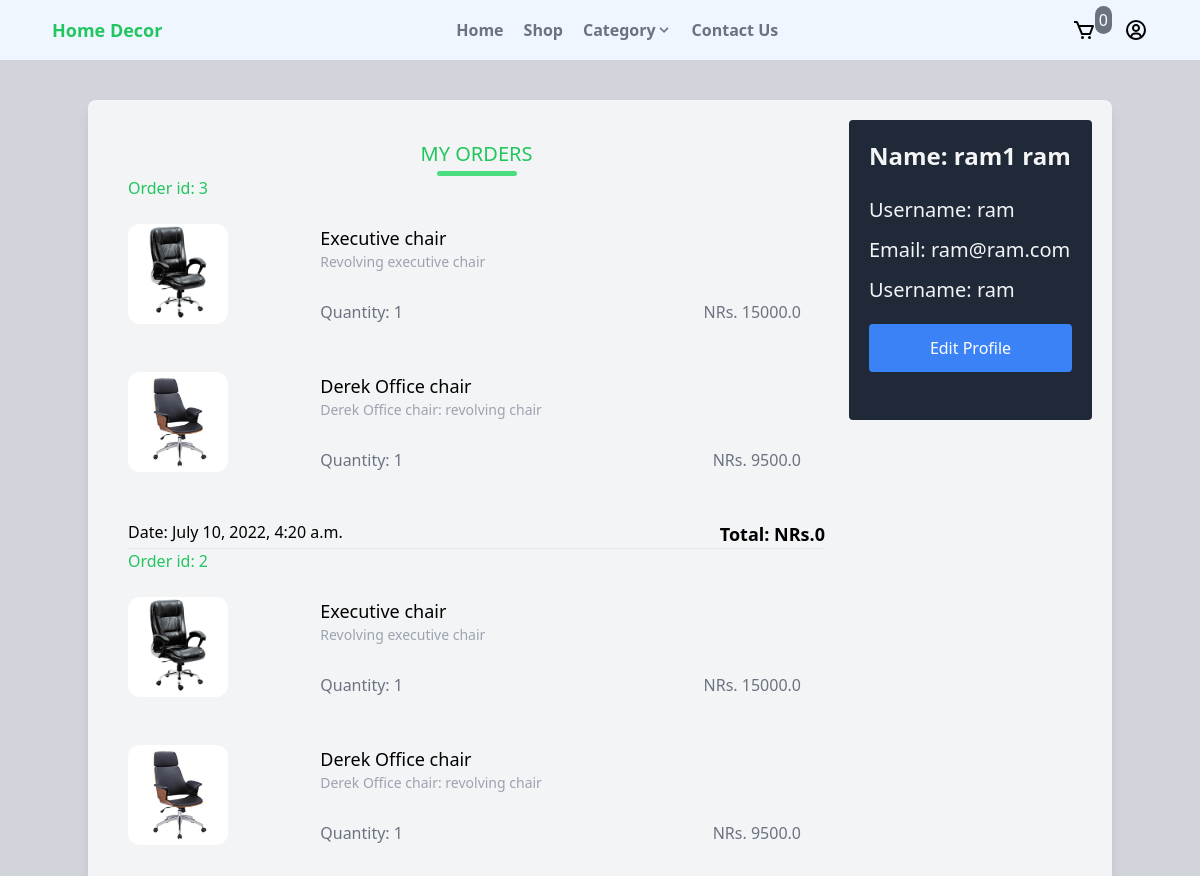
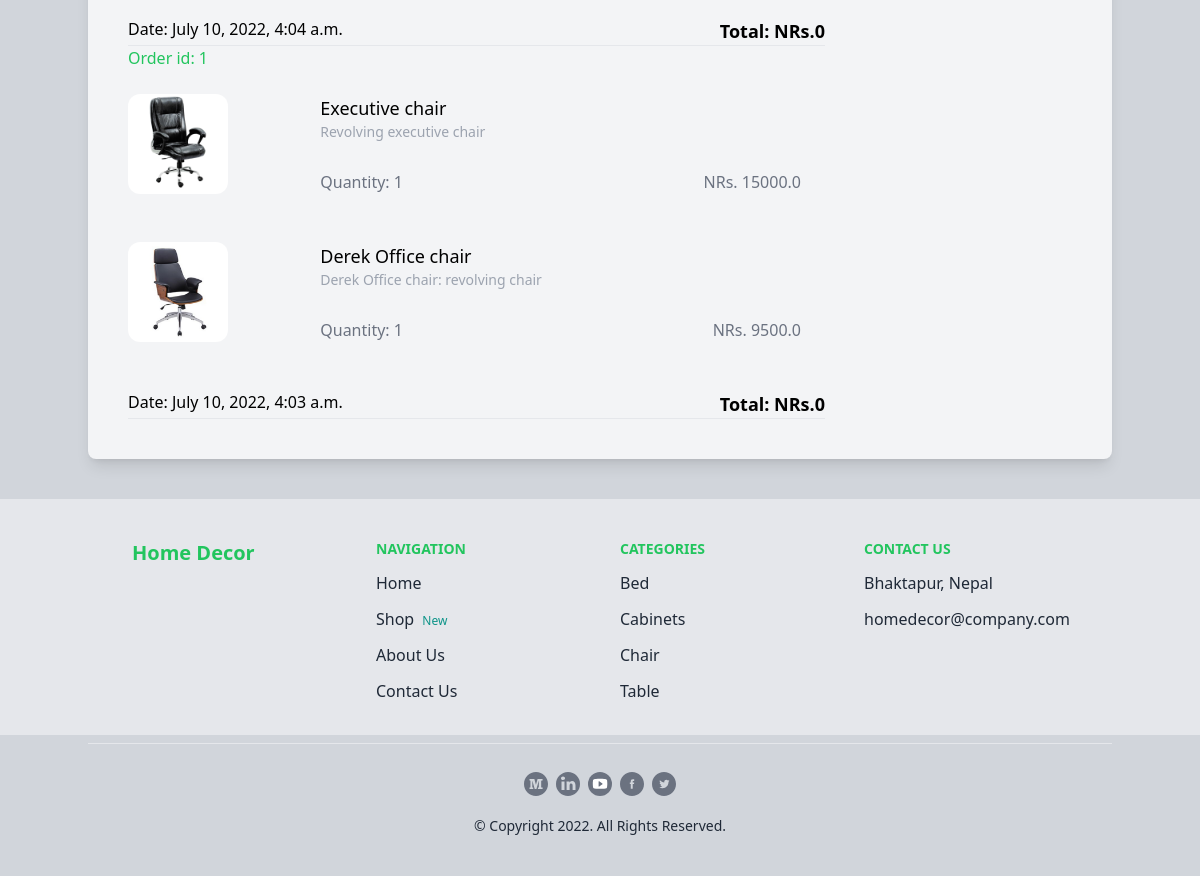
Screenshot of /profile/ (signed in) with the database file from the repository (2 pictures, top to bottom).
### order/models.py (models this page shows, shortened)
class Order(models.Model):
    user = models.ForeignKey(User,related_name='orders',on_delete=models.CASCADE,blank=True,null=True)
    first_name = models.CharField(max_length=255)
    last_name = models.CharField(max_length=255)
    email = models.EmailField()
    address = models.CharField(max_length=255)
    zipcode = models.CharField(max_length=255)
    place = models.CharField(max_length=255)
    phone = models.CharField(max_length=50)
    created_at = models.DateTimeField(auto_now_add=True)
    paid = models.BooleanField(default=False)
    paid_amount = models.FloatField(blank=True, null=True)
    status = models.CharField(max_length=20, choices=STATUS_CHOICES, default="ORDERED")
    class Meta:
        ordering = ('-created_at',)
    def get_total_price(self):
        if self.paid_amount:
            return self.paid_amount
        return 0

class OrderItem(models.Model):
    order = models.ForeignKey(Order, related_name="items",on_delete=models.CASCADE)
    product = models.ForeignKey(Product,related_name="items",on_delete=models.CASCADE)
    price = models.FloatField()
    quantity = models.IntegerField(default=1)

### product/models.py (models this page shows, shortened)
class Product(models.Model):
    category = models.ForeignKey(Category,related_name="products",on_delete=models.CASCADE)
    name = models.CharField(max_length=255)
    slug = models.SlugField()
    description =models.TextField(blank=True,null=True)
    price = models.FloatField()
    created_at = models.DateTimeField(auto_now_add=True)
    image = models.ImageField(upload_to="products",blank=True, null=True)
    thumbnail = models.ImageField(upload_to="products/thumbnails", blank=True, null=True)
    labels = models.CharField(choices=LABEL_CHOICES,max_length=1)
    class Meta:
        ordering = ('-created_at',)
    """
        def get_thumbnail(self):
        if self.thumbnail:
            return self.thumbnail.url
        else:
            if self.image:
                self.thumbnail = self.make_thumbnail(self.image)
                self.save()
            else:
                return 'https://via.placeholder.com/240x20x.jpg'

    def make_thumnail(self, image, size=(300,300)):
        img = Image.open(image)
        img.convert("RGB")
        img.thumbnail(size)

        thumb_io =BytesIO()
        img.save(thumb_io, "JPEG", qualtiy=85)

        thumbnail = File(thumb_io, name=image.name)
        return thumbnail
    """

class Category(models.Model):
    name = models.CharField(max_length=255)
    slug = models.SlugField()
    image = models.ImageField(upload_to="category")
    class Meta:
        ordering = ('name',)
        verbose_name_plural = 'categories'

### customer/views.py (the view)
# urls.py: path('profile/', profile, name='profile'),
@login_required
def profile(request):
    categories = Category.objects.all()
    return render(request,'customer/profile.html',{'categories':categories})

### cart/cart.py (called while the page is built)
    def __len__(self):
        return sum(item['quantity'] for item in self.cart.values())

### cart/context_processors.py (called while the page is built)
def cart(request):
    return {'cart': Cart(request)}

### templates/customer/profile.html (shortened to what this page needs)
{% extends 'core/base.html' %}
{% block content %}
<div class=" bg-gray-300">
    <div class="py-10">
        <div class="max-w-md mx-auto bg-gray-100 shadow-lg rounded-lg  md:max-w-5xl">
            <div class="md:flex">
                <div class="w-full p-4 px-5 py-5">
                    <div class="md:grid md:grid-cols-4 gap-1 ">
                        <div class="col-span-3 p-5">
                            <h1 class="text-xl font-medium uppercase title relative pb-2 text-green-500 text-center">My Orders</h1>
                            {% for order in request.user.orders.all %}
                                <div class="mb-6 flex justify-between">
                                    <a href="#"  class=" text-green-500">Order id: {{ order.id }}</a>
                                </div>
                                {% for item in order.items.all %}
                                <div class="product mb-6 flex pr-6 mt-1">
                                    <a href="#" class="w-1/4">
                                        <img class="hover:shadow-lg rounded-xl" src="{{ item.product.image.url}}" width="100px" height="100px">
                                    </a>
                                    <div class="w-3/4 pl-6">
                                        <div class="flex flex-col">
                                            <a href="#" class="text-lg">{{ item.product.name }}</a>
                                            <p class="text-sm text-gray-400">{{ item.product.description }}</p>
                                        </div>
                                        <div class="mt-6 flex justify-between">
                                            <p class="mb-6 pt-1 text-gray-500">Quantity: {{ item.quantity }}</p>
                                            <p class="mb-6 pt-1 text-gray-500">NRs. {{ item.product.price }}</p>
                                        </div>
                                    </div>
                                </div>
                                {% endfor %}
                                <div class="mt-1 w-full flex flex-wrap justify-between">
                                    <p class="text-xlg">Date: {{ order.created_at }}</p>
                                    <p class="text-lg font-bold">Total: NRs.{{ order.get_total_price }} </p>
                                </div>
                                <hr>
                            {% endfor %}
                        </div>
                        <div class=" p-5 bg-gray-800 rounded overflow-visible h-[300px] sticky-top">
                            <span class="text-2xl font-bold text-gray-100 block pb-3">Name: {{ request.user.get_full_name }}</span>
                            <span class="mt-3 text-xl font-medium text-gray-100 block">Username: {{ request.user.username}}</span>
                            <span class="mt-3 text-xl font-medium text-gray-100 block">Email: {{ request.user.email}}</span>
                            <span class="mt-3 text-xl font-medium text-gray-100 block">Username: {{ request.user.username}}</span>
                            <button
                                class="mt-5 h-12 w-full bg-blue-500 rounded focus:outline-none text-white hover:bg-blue-600">
                                <a href="{% url 'edit_profile' %}">Edit Profile</a>
                            </button>
                        </div>
                    </div>
                </div>
            </div>
        </div>
    </div>
</div>
{% endblock %}

### templates/core/base.html (shortened to what this page needs)
{% load static %}
<!DOCTYPE html>
<html lang="en">
<head>
    <link rel="stylesheet" href="{% static 'css/output.css' %}">
    <link rel="stylesheet" href="{% static 'css/script.css' %}">
    <script src="https://cdn.tailwindcss.com"></script>
</head>
<body>
    <header>
        <nav class="bg-blue-50 shadow-lg">
          <div class="max-w-6xl mx-auto px-5">
            <div class="flex justify-between">
              <div class="flex space-x-8">
                <div class="flex items-center">
                  <a href="/" class="flex items-center py-4 px-2">
                    <span class="font-semibold text-green-500 text-lg">Home Decor</span>
                  </a>
                </div>
              </div>
              <ul class="hidden md:flex items-center space-x-1">
                <li><a href="/" class="navbar-item">Home</a></li>
                <li><a href="{% url 'shop' %}" class="navbar-item">Shop</a></li>
                <li>
                  <div class="group inline-block relative">
                    <button class="navbar-item flex items-center">
                      <span>Category</span>
                      <span><svg class="fill-current h-4 w-4" xmlns="http://www.w3.org/2000/svg" viewBox="0 0 20 20">
                          <path d="M9.293 12.95l.707.707L15.657 8l-1.414-1.414L10 10.828 5.757 6.586 4.343 8z" />
                        </svg></span>
                    </button>
                  </div>
                </li>
                <li><a href="{% url 'contact' %}" class="navbar-item">Contact Us</a></li>
              </ul>
              <ul class="flex items-center space-x-3">
                <li
                    class="relative py-2 px-2 font-medium text-gray-500 rounded-3xl hover:bg-green-500 hover:text-white transition duration-300"
                    hx-get="{% url 'hx_menu_cart' %}"
                    hx-trigger = "update-menu-cart from:body"
                    hx-swap="innerHTML"
                >
                  {% include 'cart/menu_cart.html' %}
                </li>
                {% if user.is_authenticated %}
                <li
                    class="group inline-block relative py-2 px-2 font-medium text-gray-500 rounded-3xl hover:bg-green-500 hover:text-white transition duration-300">
                    <a href="" class="">
                    </a>
                </li>
                {% endif %}
              </ul>
            </div>
          </div>
        </nav>
      </header>
    <main>
        {% block content %}
        {% endblock %}
    </main>
<footer>
    <div class="bg-gray-200 pt-5">
      <div class="max-w-screen-lg px-4 sm:px-6 text-gray-800 sm:grid md:grid-cols-4 sm:grid-cols-2 mx-auto">
        <div class="p-5">
          <h3 class="font-bold text-xl text-green-500">Home Decor</h3>
        </div>
         <div class="p-5">
            <div class="text-sm uppercase text-green-500 font-bold">Navigation</div>
            <a class="my-3 block hover:translate-x-2 hover:font-semibold  hover:text-green-500 duration-100" href="/">Home</a>
            <a class="my-3 block hover:translate-x-2 hover:font-semibold  hover:text-green-500 duration-100" href="{% url 'shop' %}">Shop <span class="text-teal-600 text-xs p-1">New</span></a>
            <a class="my-3 block hover:translate-x-2 hover:font-semibold  hover:text-green-500 duration-100" href="/#">About Us</a>
            <a class="my-3 block hover:translate-x-2 hover:font-semibold  hover:text-green-500 duration-100" href="/#">Contact Us</a>
         </div>
         <div class="p-5">
            <div class="text-sm uppercase text-green-500 font-bold">Categories</div>
             {% for cat in categories %}
                 <a href="{% url 'shop' %}?category={{ cat.slug }}" class="my-3 block hover:translate-x-2 hover:font-semibold  hover:text-green-500 duration-100">{{ cat.name }}</a>
             {% endfor %}
         </div>
         <div class="p-5">
            <div class="text-sm uppercase text-green-500 font-bold">Contact us</div>
            <a class="my-3 block" href="/#">Bhaktapur, Nepal <span class="text-teal-600 text-xs p-1"></span></a>
            <a class="my-3 block" href="/#">homedecor@company.com <span class="text-teal-600 text-xs p-1"></span></a>
         </div>
      </div>
    </div>
</footer>
  <div class="bg-gray-300 pt-2">
    <div class="flex pb-5 px-3 m-auto pt-5 border-t text-gray-800 text-sm flex-col
       max-w-screen-lg items-center">
       <div class="md:flex-auto md:flex-row-reverse mt-2 flex-row flex">
          <a href="/#" class="w-6 mx-1">
          </a>
          <a href="/#" class="w-6 mx-1">
          </a>
          <a href="/#" class="w-6 mx-1">
          </a>
          <a href="/#" class="w-6 mx-1">
          </a>
          <a href="/#" class="w-6 mx-1">
          </a>
       </div>
       <div class="my-5">© Copyright 2022. All Rights Reserved.</div>
    </div>
  </div>
</body>
</html>

### templates/cart/menu_cart.html (shortened to what this page needs)
<a href="{% url 'cart' %}" id="menu-cart-button">
    <span class="py-0.5 px-1 absolute -right-2 -top-1 font-medium text-white bg-gray-500 rounded-xl ">{{ cart|length}}</span>
  </a>

### static/css/script.css (style rules this page uses)
.title:after { content: ""; @apply bg-green-400; width: 80px; height: 5px; border-radius: 5px; position: absolute; bottom: 0; left: 50%; transform: translateX(-50%); }

### rows the page displays
Order: id "3", created_at "July 10, 2022, 4:20 a.m.", get_total_price "0"
OrderItem: product.image (picture), product.name "Executive chair", product.description "Revolving executive chair", quantity "1", product.price "15000.0"
OrderItem: product.image (picture), product.name "Derek Office chair", product.description "Derek Office chair: revolving chair", quantity "1", product.price "9500.0"
Order: id "2", created_at "July 10, 2022, 4:04 a.m.", get_total_price "0"
OrderItem: product.image (picture), product.name "Executive chair", product.description "Revolving executive chair", quantity "1", product.price "15000.0"
OrderItem: product.image (picture), product.name "Derek Office chair", product.description "Derek Office chair: revolving chair", quantity "1", product.price "9500.0"
Order: id "1", created_at "July 10, 2022, 4:03 a.m.", get_total_price "0"
OrderItem: product.image (picture), product.name "Executive chair", product.description "Revolving executive chair", quantity "1", product.price "15000.0"
OrderItem: product.image (picture), product.name "Derek Office chair", product.description "Derek Office chair: revolving chair", quantity "1", product.price "9500.0"
Category: name "Bed"
Category: name "Cabinets"
Category: name "Chair"
Category: name "Table"

### other values shown
{{ cart|length }} "0"
{{ request.user.get_full_name }} "ram1 ram"
{{ request.user.username }} "ram"
{{ request.user.email }} "ram@ram.com"
